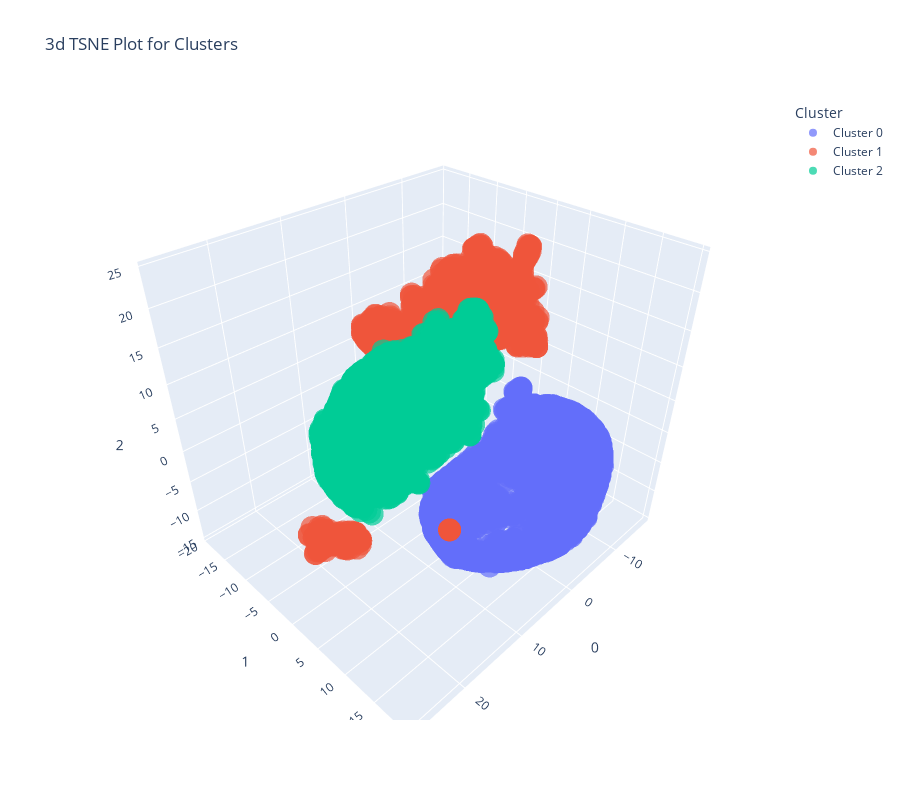

The cell this chart's notebook holds for it:
### Code cell
plot_model(kmeans_women, plot='tsne')

### Figure 1 — Plotly figure (JSON) as saved in the notebook; plotly's stock layout.template omitted (floating-point values rounded to 4 significant figures; data arrays with more than 128 entries replaced by an {"elided": "..."} marker saying what was removed)
{"data": [{"customdata": {"elided": "1895x1 str values"}, "hovertemplate": "Cluster=Cluster 0<br>0=%{x}<br>1=%{y}<br>2=%{z}<br>Feature=%{customdata[0]}<extra></extra>", "legendgroup": "Cluster 0", "marker": {"color": "#636efa", "opacity": 0.7, "symbol": "circle"}, "mode": "markers", "name": "Cluster 0", "scene": "scene", "showlegend": true, "type": "scatter3d", "x": {"elided": "1895 float values"}, "y": {"elided": "1895 float values"}, "z": {"elided": "1895 float values"}}, {"customdata": {"elided": "1646x1 str values"}, "hovertemplate": "Cluster=Cluster 1<br>0=%{x}<br>1=%{y}<br>2=%{z}<br>Feature=%{customdata[0]}<extra></extra>", "legendgroup": "Cluster 1", "marker": {"color": "#EF553B", "opacity": 0.7, "symbol": "circle"}, "mode": "markers", "name": "Cluster 1", "scene": "scene", "showlegend": true, "type": "scatter3d", "x": {"elided": "1646 float values"}, "y": {"elided": "1646 float values"}, "z": {"elided": "1646 float values"}}, {"customdata": {"elided": "1833x1 str values"}, "hovertemplate": "Cluster=Cluster 2<br>0=%{x}<br>1=%{y}<br>2=%{z}<br>Feature=%{customdata[0]}<extra></extra>", "legendgroup": "Cluster 2", "marker": {"color": "#00cc96", "opacity": 0.7, "symbol": "circle"}, "mode": "markers", "name": "Cluster 2", "scene": "scene", "showlegend": true, "type": "scatter3d", "x": {"elided": "1833 float values"}, "y": {"elided": "1833 float values"}, "z": {"elided": "1833 float values"}}], "layout": {"height": 800, "legend": {"title": {"text": "Cluster"}, "tracegroupgap": 0}, "scene": {"domain": {"x": [0, 1], "y": [0, 1]}, "xaxis": {"title": {"text": "0"}}, "yaxis": {"title": {"text": "1"}}, "zaxis": {"title": {"text": "2"}}}, "title": {"text": "3d TSNE Plot for Clusters"}, "width": 900}}
